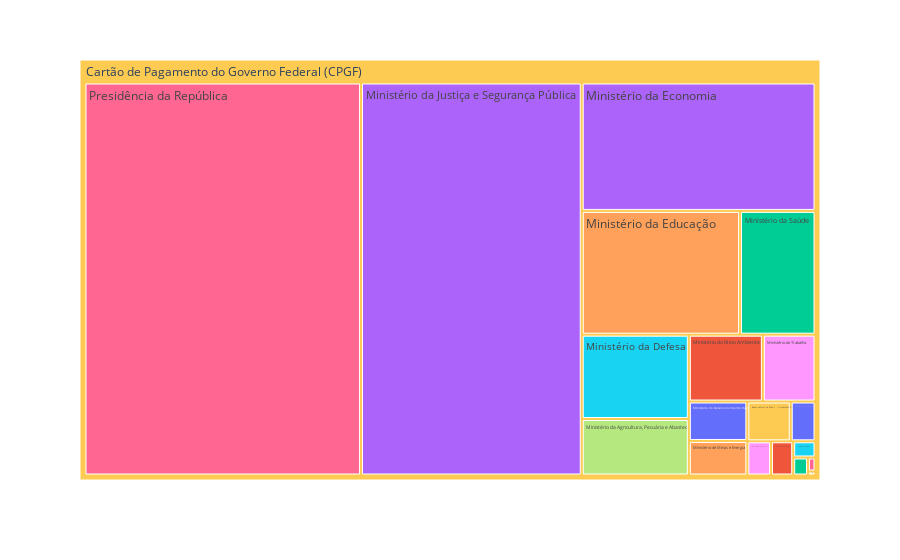

The cell this chart's notebook holds for it:
### Code cell
gastos_mar = pd.read_csv('cartao_pagamento_2022_orgaos/202203_CPGF.csv', encoding='latin1', delimiter=';')

gastos_mar.loc[:, 'VALOR TRANSAÇÃO'] = pd.to_numeric(gastos_mar['VALOR TRANSAÇÃO'].str.replace(",", '.'), errors='coerce')

gastos_por_orgao_mar = gastos_mar.groupby('NOME ÓRGÃO SUPERIOR').agg({'VALOR TRANSAÇÃO': sum}).reset_index()
gastos_por_orgao_mar = gastos_por_orgao_mar.sort_values('VALOR TRANSAÇÃO', ascending=False).reset_index()

df = pd.DataFrame(gastos_por_orgao_mar)
df.to_csv(sep=',', index=False, header=True, path_or_buf='CPGF_2022_tables_tratadas/mar_2022.csv')

fig_mar = px.treemap(gastos_por_orgao_mar, path=[px.Constant('Cartão de Pagamento do Governo Federal (CPGF)'), 'NOME ÓRGÃO SUPERIOR'], values='VALOR TRANSAÇÃO',
                  color='NOME ÓRGÃO SUPERIOR')
fig_mar.show()

### Figure 1 — Plotly figure (JSON) as saved in the notebook; plotly's stock layout.template omitted (floating-point values rounded to 4 significant figures)
{"data": [{"branchvalues": "total", "customdata": [["Ministério do Desenvolvimento Regional"], ["Ministério das Comunicações"], ["Ministério do Turismo"], ["Ministério da Economia"], ["Ministério de Minas e Energia"], ["Ministério da Defesa"], ["Controladoria-Geral da União"], ["Ministério da Agricultura, Pecuária e Abastec"], ["Ministério do Trabalho"], ["Banco Central do Brasil - Orçamento Fiscal e "], ["Ministério da Ciência, Tecnologia, Inovações "], ["Ministério do Meio Ambiente"], ["Ministério da Saúde"], ["Ministério da Justiça e Segurança Pública"], ["Ministério da Educação"], ["Ministério da Infraestrutura"], ["Presidência da República"], ["Ministério do Trabalho e Emprego"], ["Advocacia-Geral da União"], ["(?)"]], "domain": {"x": [0, 1], "y": [0, 1]}, "hovertemplate": "labels=%{label}<br>VALOR TRANSAÇÃO=%{value}<br>parent=%{parent}<br>id=%{id}<br>NOME ÓRGÃO SUPERIOR=%{customdata[0]}<extra></extra>", "ids": ["Cartão de Pagamento do Governo Federal (CPGF)/Ministério do Desenvolvimento Regional", "Cartão de Pagamento do Governo Federal (CPGF)/Ministério das Comunicações", "Cartão de Pagamento do Governo Federal (CPGF)/Ministério do Turismo", "Cartão de Pagamento do Governo Federal (CPGF)/Ministério da Economia", "Cartão de Pagamento do Governo Federal (CPGF)/Ministério de Minas e Energia", "Cartão de Pagamento do Governo Federal (CPGF)/Ministério da Defesa", "Cartão de Pagamento do Governo Federal (CPGF)/Controladoria-Geral da União", "Cartão de Pagamento do Governo Federal (CPGF)/Ministério da Agricultura, Pecuária e Abastec", "Cartão de Pagamento do Governo Federal (CPGF)/Ministério do Trabalho", "Cartão de Pagamento do Governo Federal (CPGF)/Banco Central do Brasil - Orçamento Fiscal e ", "Cartão de Pagamento do Governo Federal (CPGF)/Ministério da Ciência, Tecnologia, Inovações ", "Cartão de Pagamento do Governo Federal (CPGF)/Ministério do Meio Ambiente", "Cartão de Pagamento do Governo Federal (CPGF)/Ministério da Saúde", "Cartão de Pagamento do Governo Federal (CPGF)/Ministério da Justiça e Segurança Pública", "Cartão de Pagamento do Governo Federal (CPGF)/Ministério da Educação", "Cartão de Pagamento do Governo Federal (CPGF)/Ministério da Infraestrutura", "Cartão de Pagamento do Governo Federal (CPGF)/Presidência da República", "Cartão de Pagamento do Governo Federal (CPGF)/Ministério do Trabalho e Emprego", "Cartão de Pagamento do Governo Federal (CPGF)/Advocacia-Geral da União", "Cartão de Pagamento do Governo Federal (CPGF)"], "labels": ["Ministério do Desenvolvimento Regional", "Ministério das Comunicações", "Ministério do Turismo", "Ministério da Economia", "Ministério de Minas e Energia", "Ministério da Defesa", "Controladoria-Geral da União", "Ministério da Agricultura, Pecuária e Abastec", "Ministério do Trabalho", "Banco Central do Brasil - Orçamento Fiscal e ", "Ministério da Ciência, Tecnologia, Inovações ", "Ministério do Meio Ambiente", "Ministério da Saúde", "Ministério da Justiça e Segurança Pública", "Ministério da Educação", "Ministério da Infraestrutura", "Presidência da República", "Ministério do Trabalho e Emprego", "Advocacia-Geral da União", "Cartão de Pagamento do Governo Federal (CPGF)"], "marker": {"colors": ["#636efa", "#EF553B", "#00cc96", "#ab63fa", "#FFA15A", "#19d3f3", "#FF6692", "#B6E880", "#FF97FF", "#FECB52", "#636efa", "#EF553B", "#00cc96", "#ab63fa", "#FFA15A", "#19d3f3", "#FF6692", "#B6E880", "#FF97FF", "#FECB52"]}, "name": "", "parents": ["Cartão de Pagamento do Governo Federal (CPGF)", "Cartão de Pagamento do Governo Federal (CPGF)", "Cartão de Pagamento do Governo Federal (CPGF)", "Cartão de Pagamento do Governo Federal (CPGF)", "Cartão de Pagamento do Governo Federal (CPGF)", "Cartão de Pagamento do Governo Federal (CPGF)", "Cartão de Pagamento do Governo Federal (CPGF)", "Cartão de Pagamento do Governo Federal (CPGF)", "Cartão de Pagamento do Governo Federal (CPGF)", "Cartão de Pagamento do Governo Federal (CPGF)", "Cartão de Pagamento do Governo Federal (CPGF)", "Cartão de Pagamento do Governo Federal (CPGF)", "Cartão de Pagamento do Governo Federal (CPGF)", "Cartão de Pagamento do Governo Federal (CPGF)", "Cartão de Pagamento do Governo Federal (CPGF)", "Cartão de Pagamento do Governo Federal (CPGF)", "Cartão de Pagamento do Governo Federal (CPGF)", "Cartão de Pagamento do Governo Federal (CPGF)", "Cartão de Pagamento do Governo Federal (CPGF)", ""], "type": "treemap", "values": [38290.0, 12570.0, 4418.0, 497700.0, 33480.0, 149700.0, 1753, 100300.0, 58330.0, 28640.0, 16330.0, 82050.0, 154800.0, 1438000.0, 324800.0, 5976.0, 1802000.0, 495.7, 13430.0, 4763000.0]}], "layout": {"legend": {"tracegroupgap": 0}, "margin": {"t": 60}}}
